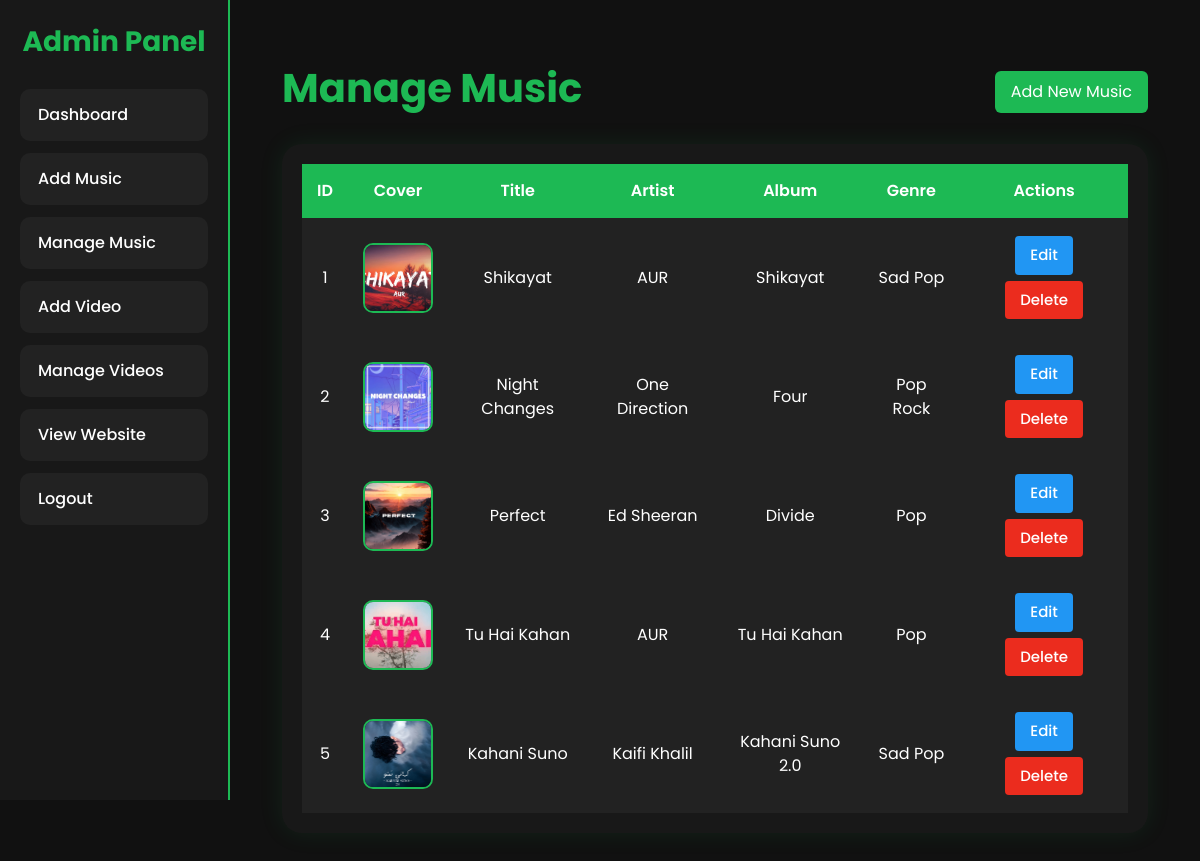
Page /admin/music/manage-music.php (signed in) on the committed database.
### tables this page shows
CREATE TABLE `music` (
  `id` int(11) NOT NULL,
  `title` varchar(255) NOT NULL,
  `artist` varchar(255) NOT NULL,
  `album` varchar(255) NOT NULL,
  `genre` varchar(100) NOT NULL,
  `language` varchar(100) NOT NULL,
  `year` year(4) NOT NULL,
  `image` varchar(255) NOT NULL,
  `music_file` varchar(255) NOT NULL,
  `description` text DEFAULT NULL,
  `created_at` timestamp NOT NULL DEFAULT current_timestamp()
);

### admin/music/manage-music.php (the view, shortened to what this page needs)
<?php
include("../../includes/config.php");
$get_music = mysqli_query(
    $connection,
    "SELECT * FROM music ORDER BY id"
);
?>
<!DOCTYPE html>
<html lang="en">
<head>
    <link href="https://cdn.jsdelivr.net/npm/bootstrap@5.3.3/dist/css/bootstrap.min.css" rel="stylesheet">
    <link rel="stylesheet" href="../css/sidebar.css">
    <link rel="stylesheet" href="../css/manage.css">
</head>
<body>
    <div class="admin-wrapper">
        <?php include("../includes/sidebar.php"); ?>
        <div class="main-content">
            <div class="container-fluid py-4">
                <div class="page-header d-flex justify-content-between align-items-center mb-4">
                    <h1>Manage Music</h1>
                    <a href="add-music.php" class="btn add-music-btn">Add New Music</a>
                </div>
                <div class="table-responsive">
                    <table class="table align-middle text-center">
                        <thead>
                            <tr>
                                <th>ID</th>
                                <th>Cover</th>
                                <th>Title</th>
                                <th>Artist</th>
                                <th>Album</th>
                                <th>Genre</th>
                                <th>Actions</th>
                            </tr>
                        </thead>
                        <tbody>
                            <?php while ($music = mysqli_fetch_assoc($get_music)) { ?>
                                <tr>
                                    <td>
                                        <?php echo $music['id']; ?>
                                    </td>
                                    <td>
                                        <img src="../../uploads/images/<?php echo $music['image']; ?>" class="music-thumb">
                                    </td>
                                    <td>
                                        <?php echo $music['title']; ?>
                                    </td>
                                    <td>
                                        <?php echo $music['artist']; ?>
                                    </td>
                                    <td>
                                        <?php echo $music['album']; ?>
                                    </td>
                                    <td>
                                        <?php echo $music['genre']; ?>
                                    </td>
                                    <td>
                                        <a href="edit-music.php?id=<?php echo $music['id']; ?>" class="btn btn-sm edit">
                                            Edit
                                        </a>
                                        <a href="delete-music.php?id=<?php echo $music['id']; ?>" class="btn btn-sm delete" onclick="return confirm('Are you sure you want to delete this music?')">
                                            Delete
                                        </a>
                                    </td>
                                </tr>
                            <?php } ?>
                        </tbody>
                    </table>
                </div>
            </div>
        </div>
    </div>
</body>
</html>

### admin/css/sidebar.css (style rules this page uses)
.admin-wrapper { display: flex; min-height: 100vh; }
.main-content { flex: 1; padding: 40px; }

### admin/css/manage.css (style rules this page uses)
* { margin: 0; padding: 0; box-sizing: border-box; font-family: var(--main-font-family); }
:root { --main-color: #1db954; --sec-color: #ccc; --text-color: #ffffff; --sec-text-color: #aaaaaa; --bg-color: #111111; --btn-hover-color: #18a349; --main-font-family: "Poppins"; }
body { background-color: var(--bg-color); }
.page-header { display: flex; justify-content: space-between; align-items: center; margin-bottom: 30px; }
.page-header h1 { color: var(--main-color); font-weight: 700; }
.add-music-btn { background-color: var(--main-color); color: var(--text-color); padding: 8px 15px; transition: 0.3s; }
.edit { display: inline-block; color: var(--text-color); margin: 3px; font-size: 15px; font-weight: 500; border: none; transition: 0.3s; padding: 8px 15px; background-color: #2196f3; }
.delete { display: inline-block; font-weight: 500; margin: 3px; font-size: 15px; color: var(--text-color); border: none; transition: 0.3s; padding: 8px 15px; background-color: #eb2c1e; }
.table-responsive { background: #181818; padding: 20px; border-radius: 20px; box-shadow: 0 0 25px rgba(29, 185, 84, .1); }
.table { margin-bottom: 0; }
.table thead th { background: var(--main-color); color: white; border: none; padding: 15px; font-weight: 600; }
.table td { background: #222; color: white; border: none; padding: 15px; }
.table tbody tr { transition: 0.3s; }
.music-thumb { width: 70px; height: 70px; object-fit: cover; border-radius: 10px; border: 2px solid var(--main-color); }

### rows in the picture
music: id "1", image (picture), title "Shikayat", artist "AUR", album "Shikayat", genre "Sad Pop"
music: id "2", image (picture), title "Night Changes", artist "One Direction", album "Four", genre "Pop Rock"
music: id "3", image (picture), title "Perfect", artist "Ed Sheeran", album "Divide", genre "Pop"
music: id "4", image (picture), title "Tu Hai Kahan", artist "AUR", album "Tu Hai Kahan", genre "Pop"
music: id "5", image (picture), title "Kahani Suno", artist "Kaifi Khalil", album "Kahani Suno 2.0", genre "Sad Pop"
